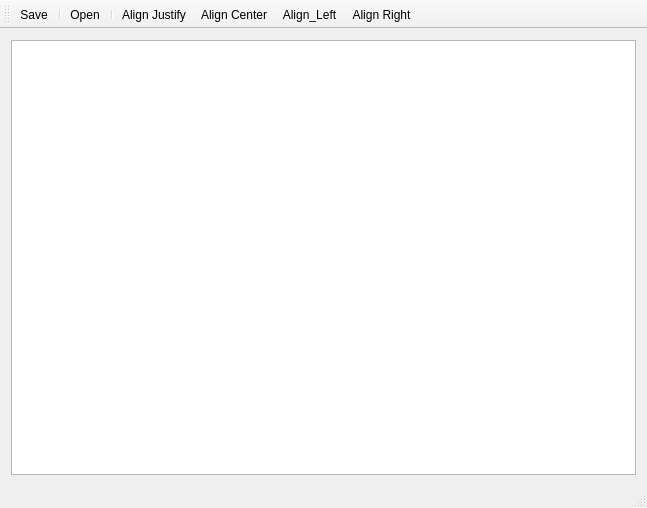
<?xml version="1.0" encoding="UTF-8"?>
<ui version="4.0">
 <class>MainWindow</class>
 <widget class="QMainWindow" name="MainWindow">
  <property name="geometry">
   <rect>
    <x>0</x>
    <y>0</y>
    <width>647</width>
    <height>508</height>
   </rect>
  </property>
  <property name="windowTitle">
   <string>MainWindow</string>
  </property>
  <widget class="QWidget" name="centralWidget">
   <layout class="QGridLayout" name="gridLayout">
    <item row="0" column="0">
     <widget class="QTextEdit" name="text_view"/>
    </item>
   </layout>
  </widget>
  <widget class="QMenuBar" name="menuBar">
   <property name="geometry">
    <rect>
     <x>0</x>
     <y>0</y>
     <width>647</width>
     <height>26</height>
    </rect>
   </property>
  </widget>
  <widget class="QToolBar" name="mainToolBar">
   <attribute name="toolBarArea">
    <enum>TopToolBarArea</enum>
   </attribute>
   <attribute name="toolBarBreak">
    <bool>false</bool>
   </attribute>
   <addaction name="actionSave"/>
   <addaction name="separator"/>
   <addaction name="actionOpen"/>
   <addaction name="separator"/>
   <addaction name="actionAlign_Justify"/>
   <addaction name="actionAlign_Center"/>
   <addaction name="actionAlign_Left"/>
   <addaction name="actionAlign_Right"/>
  </widget>
  <widget class="QStatusBar" name="statusBar"/>
  <action name="actionSave">
   <property name="icon">
    <iconset resource="resources.qrc">
     <normaloff>:/rec/text_edit_icons/save.png</normaloff>
     <normalon>:/new/prefix1/text_edit_icons/save.png</normalon>:/rec/text_edit_icons/save.png</iconset>
   </property>
   <property name="text">
    <string>Save</string>
   </property>
   <property name="toolTip">
    <string>Save current file</string>
   </property>
  </action>
  <action name="actionOpen">
   <property name="icon">
    <iconset resource="resources.qrc">
     <normaloff>:/rec/text_edit_icons/file (1).png</normaloff>:/rec/text_edit_icons/file (1).png</iconset>
   </property>
   <property name="text">
    <string>Open</string>
   </property>
   <property name="toolTip">
    <string>Open new file</string>
   </property>
  </action>
  <action name="actionAlign_Justify">
   <property name="icon">
    <iconset resource="resources.qrc">
     <normaloff>:/rec/text_edit_icons/justify-align.png</normaloff>
     <normalon>:/new/prefix1/text_edit_icons/justify-align.png</normalon>:/rec/text_edit_icons/justify-align.png</iconset>
   </property>
   <property name="text">
    <string>Align Justify</string>
   </property>
  </action>
  <action name="actionAlign_Center">
   <property name="icon">
    <iconset resource="resources.qrc">
     <normaloff>:/rec/text_edit_icons/center-alignment.png</normaloff>:/rec/text_edit_icons/center-alignment.png</iconset>
   </property>
   <property name="text">
    <string>Align Center</string>
   </property>
  </action>
  <action name="actionAlign_Left">
   <property name="icon">
    <iconset resource="resources.qrc">
     <normaloff>:/rec/text_edit_icons/left-alignment.png</normaloff>
     <normalon>:/new/prefix1/text_edit_icons/left-alignment.png</normalon>:/rec/text_edit_icons/left-alignment.png</iconset>
   </property>
   <property name="text">
    <string>Align_Left</string>
   </property>
  </action>
  <action name="actionAlign_Right">
   <property name="icon">
    <iconset resource="resources.qrc">
     <normaloff>:/rec/text_edit_icons/right-alignment.png</normaloff>:/rec/text_edit_icons/right-alignment.png</iconset>
   </property>
   <property name="text">
    <string>Align Right</string>
   </property>
  </action>
 </widget>
 <layoutdefault spacing="6" margin="11"/>
 <resources>
  <include location="resources.qrc"/>
  <include location="resources.qrc"/>
 </resources>
 <connections/>
</ui>
